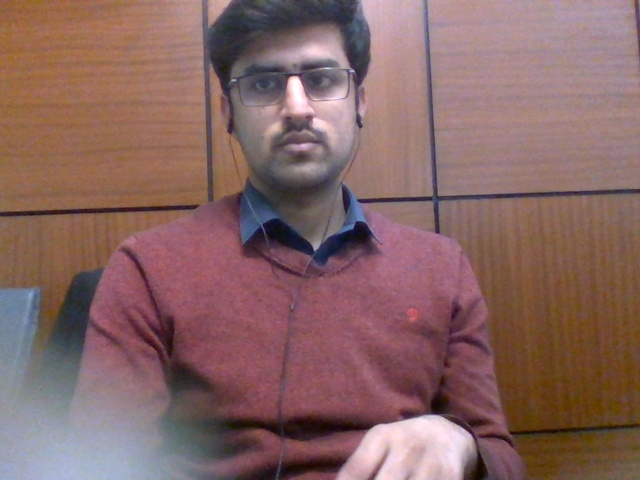
#> input picture cam_photo.jpg, 640 x 480 px, given in place of the camera
$ python 'object detection.py'
#> lines starting #> are read from the running program, lines starting #| are printed output that depends on the picture; after the words box and inside, x2 and y2 are one past the last pixel; in counts of white or black regions, pixels touching at a corner belong together
import cv2

def detect_objects():

    cap = cv2.VideoCapture(0)

    while True:
        ret, frame = cap.read()
#> frame is the input picture: shape (480, 640, 3); mean B, G, R 99.9, 101.9, 135.1
        cv2.imshow('Object Detection', frame)

        gray = cv2.cvtColor(frame, cv2.COLOR_RGB2GRAY)
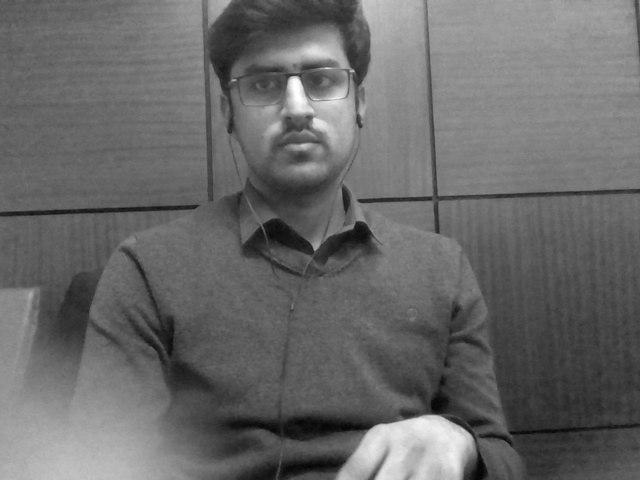
#> gray: shape (480, 640); min 4, max 255, mean 105.1
        blur = cv2.GaussianBlur(gray, (5, 5), 0)

        _, thresh = cv2.threshold(blur, 20, 255, cv2.THRESH_BINARY)
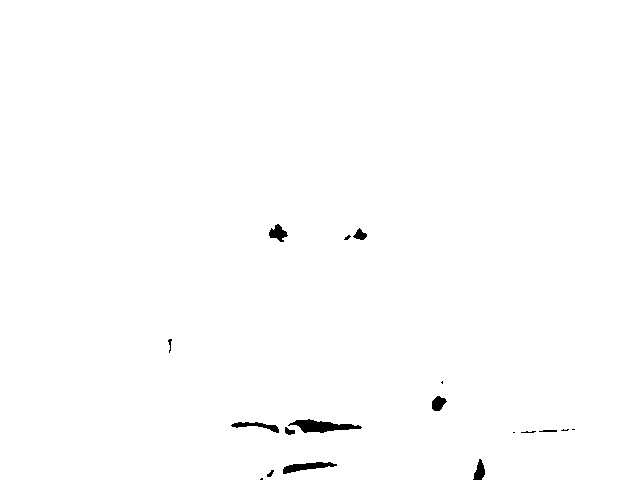
#> thresh: shape (480, 640); 99.4% white; 18 black regions (7 under 20 px), largest, box (x1, y1, x2, y2) and area: (288, 419, 362, 433) 542, (283, 462, 337, 474) 314, (231, 422, 279, 433) 207
        dilated = cv2.dilate(thresh, None, iterations=3)
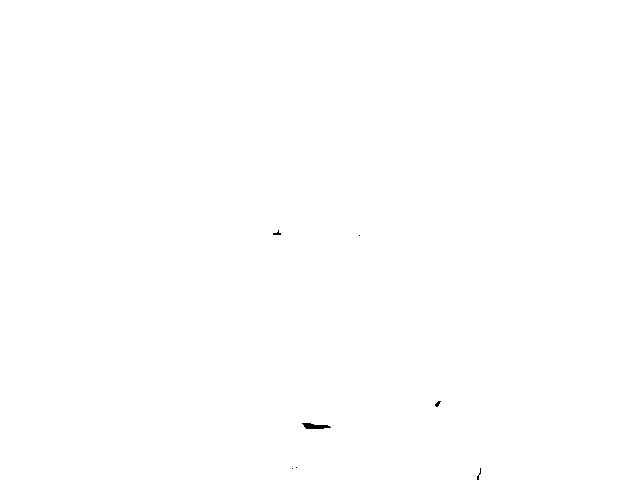
#> dilated: shape (480, 640); 99.9% white; 7 black regions (4 under 20 px)
        contours, _ = cv2.findContours(dilated, cv2.RETR_TREE, cv2.CHAIN_APPROX_SIMPLE)
#> contours = 8 contours, 4 with area under 20; largest, box (x1, y1, x2, y2) and area: (0, 0, 640, 480) 306068, (301, 422, 332, 430) 144, (272, 229, 282, 236) 30, (434, 400, 442, 408) 28

        for c in contours:
            if cv2.contourArea(c) < 2500:
                continue
            x, y, w, h = cv2.boundingRect(c)
            cv2.rectangle(frame, (x, y), (x+w, y+h), (0, 255, 0), 2)
#> this loop made 8 passes
#> c on passes 3, 4, 7: [[291, 468], [292, 467], [293, 468], [292, 469]], [[295, 467], [296, 466], [297, 467], [296, 468]], [[358, 235], [359, 234], [360, 235], [359, 236]]
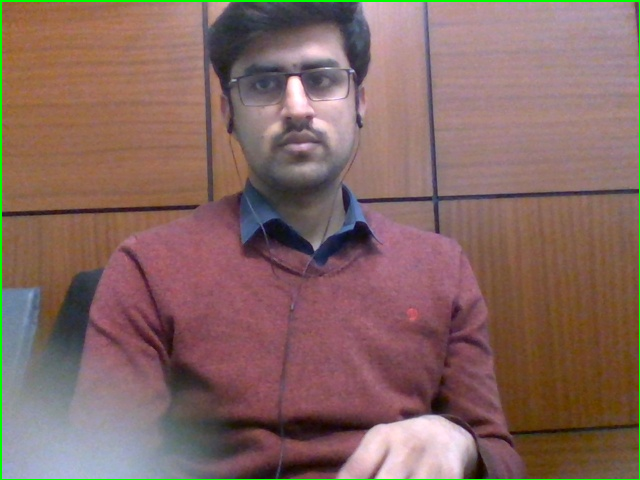
#> frame: shape (480, 640, 3); 1.09% of pixels changed, all inside (x1, y1, x2, y2) = (0, 0, 640, 480)

        # Show the frame with rectangles around detected objects
        cv2.imshow('Object Detection', frame)

        # Break the loop if 'q' key is pressed
        if cv2.waitKey(1) & 0xFF == ord('q'):
#> (key q is pressed here)
            break

    # Release the capture object

detect_objects()
